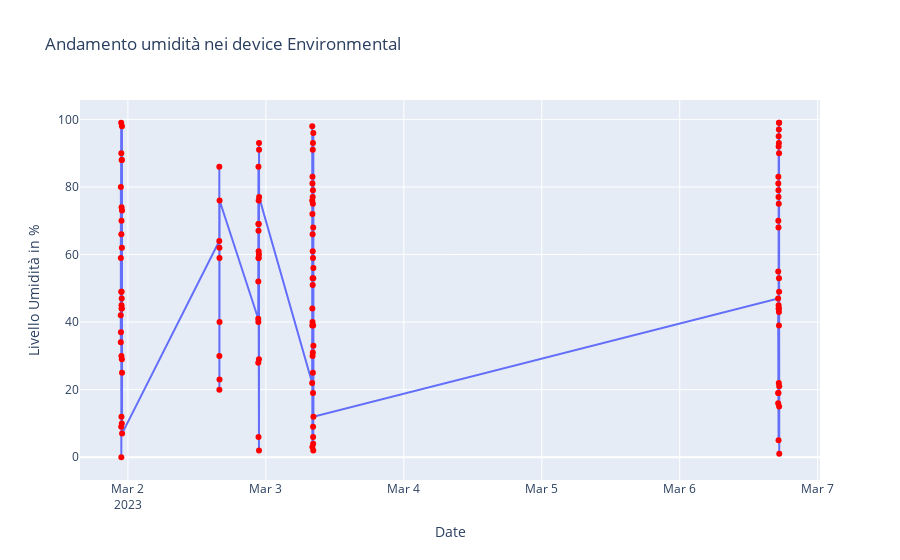

Source (notebook cell):
### Markdown cell above
# Grafico relative_humidity registrata nel Tempo nei dispositivi di tipo Environmental

### Code cell
df1=df.loc[df['type']=='environmental']
df1=df1.loc[df1['k']=='relative_humidity']
df1['tz'] = pd.to_datetime(df1['tz'])
fig = px.line(df1, x="tz", y="v")
fig2 = px.scatter(df1, x="tz", y="v", color_discrete_sequence=['red'])
fig3 = go.Figure(data=fig.data + fig2.data)
fig3.update_layout(xaxis_title="Date", 
                   yaxis_title="Livello Umidità in %",
                   title='Andamento umidità nei device Environmental'
                  )
fig3.show()
